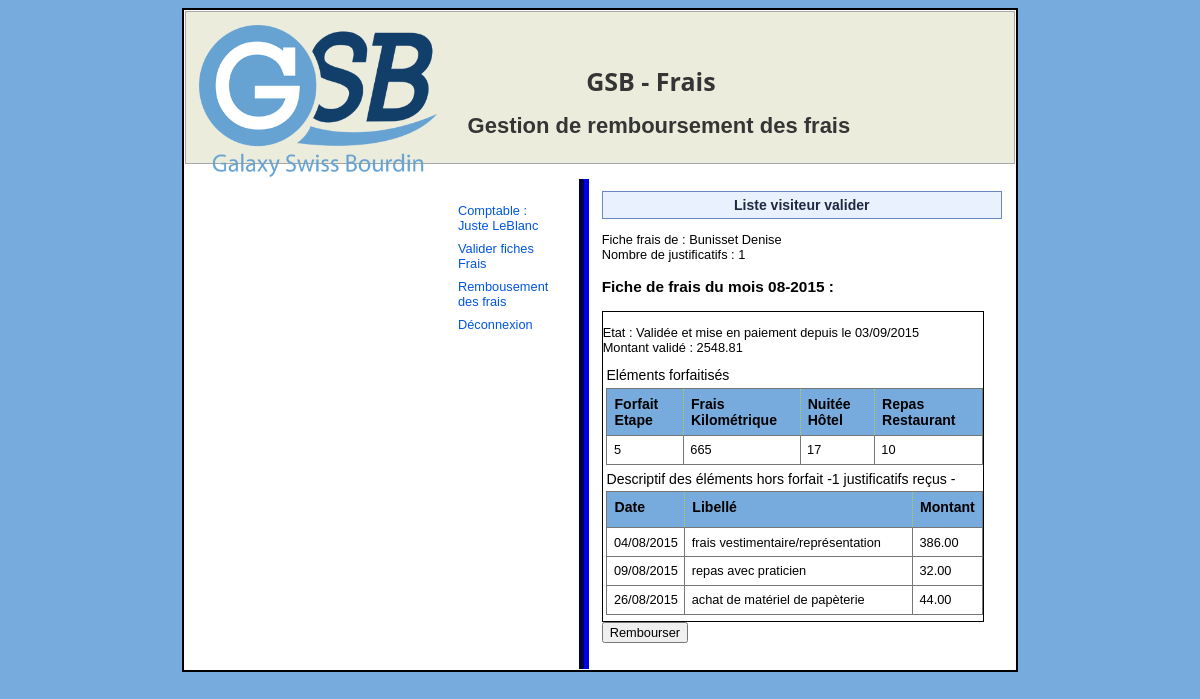
The page /index.php?uc=suiviFrais&action=listFrais&numero=8 (signed in) on the database its author committed.
### tables this page shows
CREATE TABLE IF NOT EXISTS `fichefrais` (
  `idVisiteur` char(4) NOT NULL,
  `mois` char(6) NOT NULL,
  `nbJustificatifs` int(11) DEFAULT NULL,
  `montantValide` decimal(10,2) DEFAULT NULL,
  `dateModif` date DEFAULT NULL,
  `idEtat` char(2) DEFAULT 'CR',
  PRIMARY KEY (`idVisiteur`,`mois`),
  KEY `idEtat` (`idEtat`)
);

CREATE TABLE IF NOT EXISTS `etat` (
  `id` char(2) NOT NULL,
  `libelle` varchar(30) DEFAULT NULL,
  PRIMARY KEY (`id`)
);

CREATE TABLE IF NOT EXISTS `lignefraisforfait` (
  `idVisiteur` char(4) NOT NULL,
  `mois` char(6) NOT NULL,
  `idFraisForfait` char(3) NOT NULL,
  `quantite` int(11) DEFAULT NULL,
  PRIMARY KEY (`idVisiteur`,`mois`,`idFraisForfait`),
  KEY `idFraisForfait` (`idFraisForfait`)
);

CREATE TABLE IF NOT EXISTS `fraisforfait` (
  `id` char(3) NOT NULL,
  `libelle` char(20) DEFAULT NULL,
  `montant` decimal(5,2) DEFAULT NULL,
  PRIMARY KEY (`id`)
);

CREATE TABLE IF NOT EXISTS `lignefraishorsforfait` (
  `id` int(11) NOT NULL AUTO_INCREMENT,
  `idVisiteur` char(4) NOT NULL,
  `mois` char(6) NOT NULL,
  `libelle` varchar(100) DEFAULT NULL,
  `date` date DEFAULT NULL,
  `montant` decimal(10,2) DEFAULT NULL,
  PRIMARY KEY (`id`),
  KEY `idVisiteur` (`idVisiteur`,`mois`)
);

### include/class.pdogsb.inc.php (called while the page is built, shortened)
<?php
class PdoGsb{
      	private static $serveur='mysql:host=localhost';
      	private static $bdd='dbname=gsbv2';
      	private static $user='root' ;
      	private static $mdp='' ;
		private static $monPdo;
		private static $monPdoGsb=null;
	private function __construct(){
    	PdoGsb::$monPdo = new PDO(PdoGsb::$serveur.';'.PdoGsb::$bdd, PdoGsb::$user, PdoGsb::$mdp);
		PdoGsb::$monPdo->query("SET CHARACTER SET utf8");
	}
	public  static function getPdoGsb(){
		if(PdoGsb::$monPdoGsb==null){
			PdoGsb::$monPdoGsb= new PdoGsb();
		}
		return PdoGsb::$monPdoGsb;
	}
	public function getLesFraisHorsForfait($idVisiteur,$mois){
	    $req = "select * from lignefraishorsforfait where lignefraishorsforfait.idvisiteur ='$idVisiteur'
		and lignefraishorsforfait.mois = '$mois' ";
		$res = PdoGsb::$monPdo->query($req);
		$lesLignes = $res->fetchAll();
		$nbLignes = count($lesLignes);
		for ($i=0; $i<$nbLignes; $i++){
			$date = $lesLignes[$i]['date'];
			$lesLignes[$i]['date'] =  dateAnglaisVersFrancais($date);
		}
		return $lesLignes;
	}
	public function getLesFraisForfait($idVisiteur, $mois){
		$req = "select fraisforfait.id as idfrais, fraisforfait.libelle as libelle,
		lignefraisforfait.quantite as quantite from lignefraisforfait inner join fraisforfait
		on fraisforfait.id = lignefraisforfait.idfraisforfait
		where lignefraisforfait.idvisiteur ='$idVisiteur' and lignefraisforfait.mois='$mois'
		order by lignefraisforfait.idfraisforfait";
		$res = PdoGsb::$monPdo->query($req);
		$lesLignes = $res->fetchAll();
		return $lesLignes;
	}
	public function getLesInfosFicheFrais($idVisiteur,$mois){
		$req = "select ficheFrais.idEtat as idEtat, ficheFrais.dateModif as dateModif, ficheFrais.nbJustificatifs as nbJustificatifs,
			ficheFrais.montantValide as montantValide, etat.libelle as libEtat from  fichefrais inner join Etat on ficheFrais.idEtat = Etat.id
			where fichefrais.idvisiteur ='$idVisiteur' and fichefrais.mois = '$mois'";
		$res = PdoGsb::$monPdo->query($req);
		$laLigne = $res->fetch();
		return $laLigne;
	}
}
?>

### include/fct.inc.php (called while the page is built, shortened)
<?php
function dateAnglaisVersFrancais($maDate){
   @list($annee,$mois,$jour)=explode('-',$maDate);
   $date="$jour"."/".$mois."/".$annee;
   return $date;
}
?>

### vues/v_lstFicheDetail.php (the view, shortened to what this page needs)
<h3>Fiche de frais du mois <?php echo $numMois."-".$numAnnee?> :   </h3>
    <div class="encadre">
    <p>
        Etat : <?php echo $libEtat?> depuis le <?php echo $dateModif?> <br> Montant validé : <?php echo $montantValide?>
    </p>
  	<table class="listeLegere">
  	   <caption>Eléments forfaitisés </caption>
        <tr>
         <?php
         foreach ( $lesFraisForfait as $unFraisForfait )
		 {
			$libelle = $unFraisForfait['libelle'];
		?>
			<th> <?php echo $libelle?></th>
		 <?php
        }
		?>
		</tr>
        <tr>
        <?php
          foreach (  $lesFraisForfait as $unFraisForfait  )
		  {
				$quantite = $unFraisForfait['quantite'];
		?>
                <td class="qteForfait"><?php echo $quantite?> </td>
		 <?php
          }
		?>
		</tr>
    </table>
  	<table class="listeLegere">
  	   <caption>Descriptif des éléments hors forfait -<?php echo $nbJustificatifs ?> justificatifs reçus -
       </caption>
             <tr>
                <th class="date">Date</th>
                <th class="libelle">Libellé</th>
                <th class='montant'>Montant</th>
             </tr>
        <?php
          foreach ( $lesFraisHorsForfait as $unFraisHorsForfait )
		  {
			$date = $unFraisHorsForfait['date'];
			$libelle = $unFraisHorsForfait['libelle'];
			$montant = $unFraisHorsForfait['montant'];
		?>
             <tr>
                <td><?php echo $date ?></td>
                <td><?php echo $libelle ?></td>
                <td><?php echo $montant ?></td>
             </tr>
        <?php
          }?>
    </table>
  </div>
<form action="index.php?uc=suiviFrais&action=listFrais" method="POST">
    <input type="submit" id="inputRembourser" value="Rembourser" name="rembourser">
</form>

### styles/styles.css (style rules this page uses)
body { background-color: #77AADD; background-image: url(imgs/FONDGLOBAL.jpg); background-repeat: repeat-x; margin:0% 0%; padding : 0.6em; font-family:"Trebuchet MS",Verdana,Geneva,Arial,Helvetica,sans-serif; font-size:0.8em; }
form { margin-bottom:1em; }
input, button, textarea, select { font-family:"Trebuchet MS", sans-serif; font-size : 1em; }
.encadre { border : solid 0.1em #000; width : 95%; }
#contenu table { background-color:#FFF; border : 0.1em solid #777777; color:black; margin-right : auto ; margin-left:0.3em; border-collapse : collapse; }
#contenu th { background-color:#77AADD; height:21px; text-align:left; vertical-align:top; font-weight:bold; border-bottom:0.1em solid #777777; font-size:1.1em; }
#contenu td { border :1px solid #777777; }
#contenu h3 { font-size : 1.2em; }
table.listeLegere { margin-bottom : 0.5em; }
table.listeLegere th, table.listeLegere td { border : dotted rgb(178,207,81) 0.1em; padding:0.5em; vertical-align : top; text-align : left; }
table.listeLegere caption { font-size : 1.1em; text-align : left; margin-bottom : 0.3em; }
table.listeLegere td { vertical-align:top; font-weight:normal; }
table.listeLegere th.date, table.listeLegere th.montant { width:15%; color:black; }
table.listeLegere th.libelle { width:70%; color:black; }

### rows shown on the page
fichefrais: idEtat.libelle "Validée et mise en paiement", dateModif "03/09/2015", montantValide "2548.81", nbJustificatifs "1"
lignefraisforfait: idFraisForfait.libelle "Forfait Etape", quantite "5"
lignefraisforfait: idFraisForfait.libelle "Frais Kilométrique", quantite "665"
lignefraisforfait: idFraisForfait.libelle "Nuitée Hôtel", quantite "17"
lignefraisforfait: idFraisForfait.libelle "Repas Restaurant", quantite "10"
lignefraishorsforfait: date "04/08/2015", libelle "frais vestimentaire/représentation", montant "386.00"
lignefraishorsforfait: date "09/08/2015", libelle "repas avec praticien", montant "32.00"
lignefraishorsforfait: date "26/08/2015", libelle "achat de matériel de papèterie", montant "44.00"

### other values the page prints
$_SESSION['prenom'] "Juste"
$_SESSION['nom'] "LeBlanc"
$numMois "08"
$numAnnee "2015"
